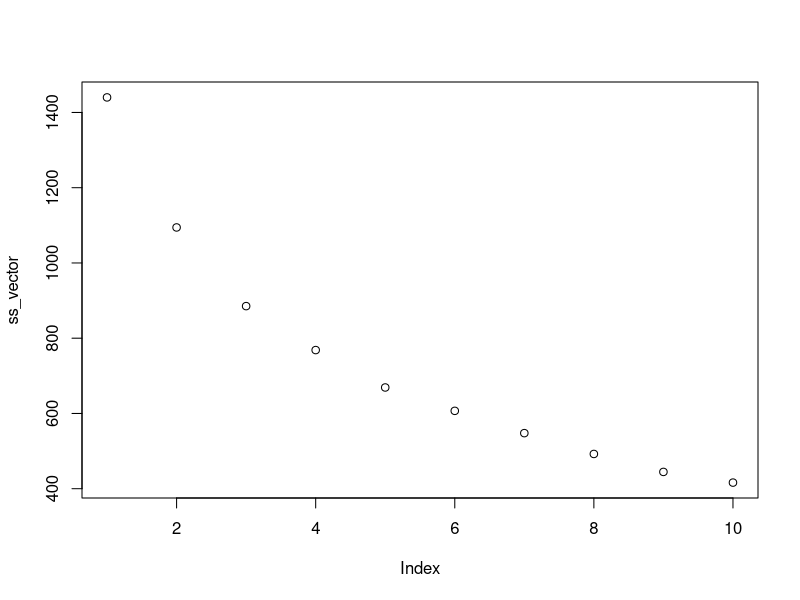
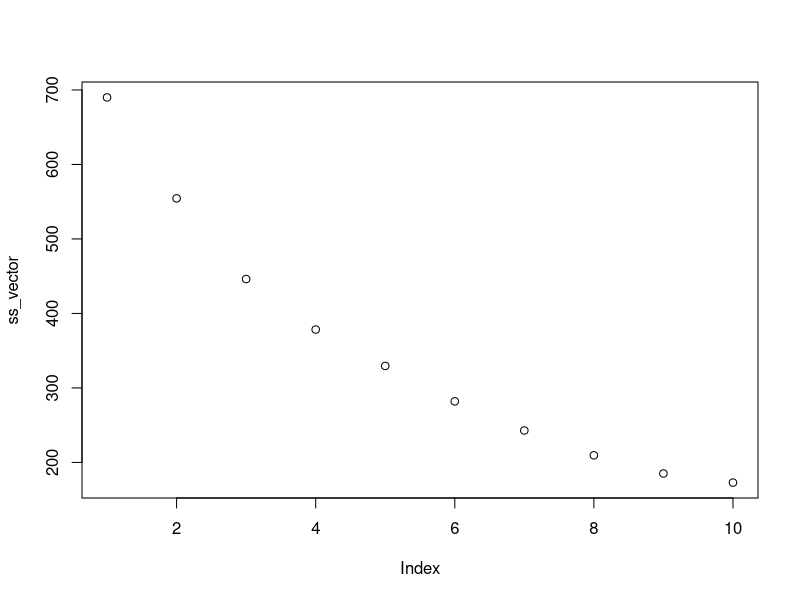
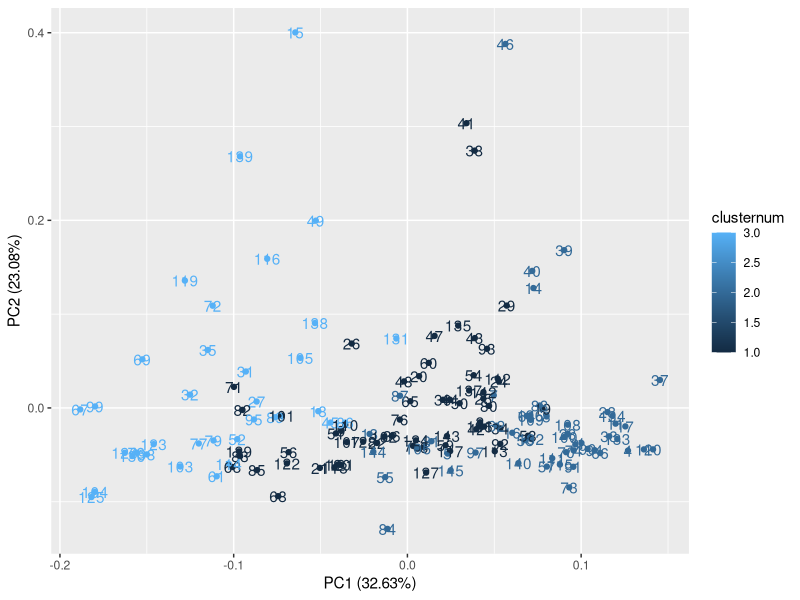
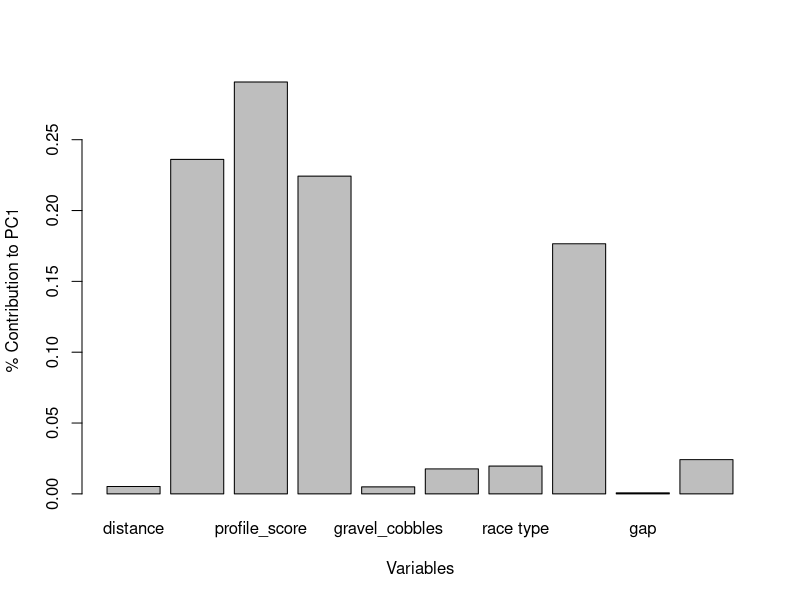
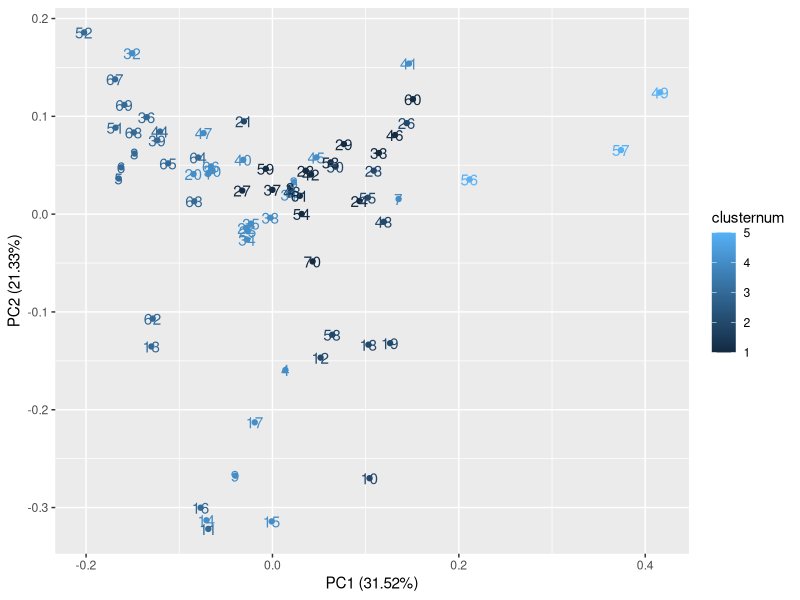
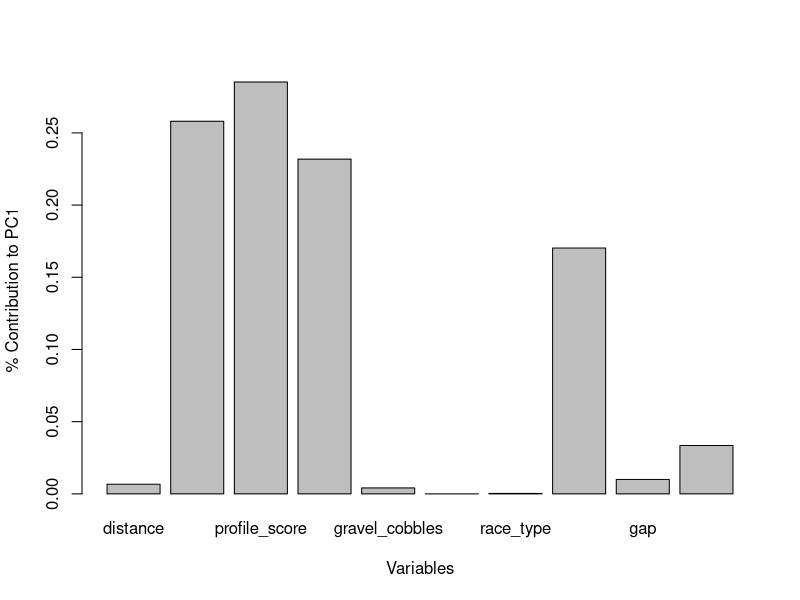
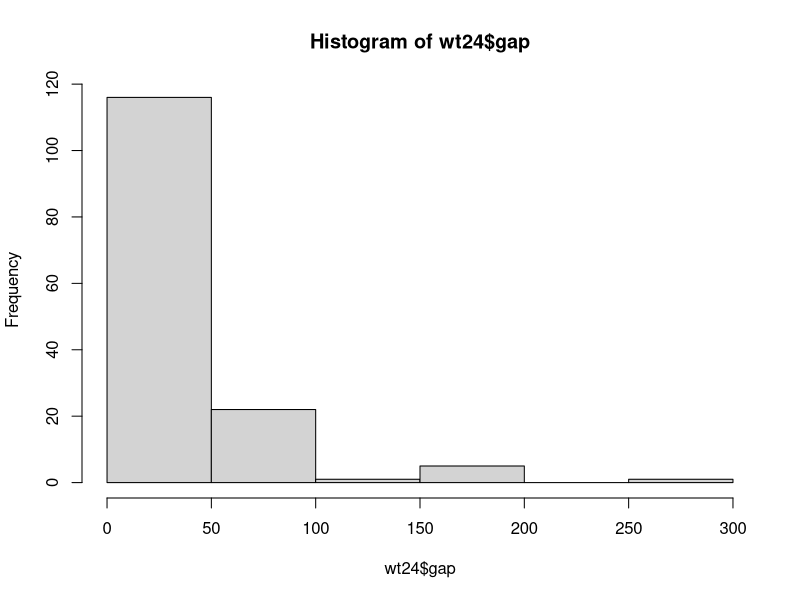
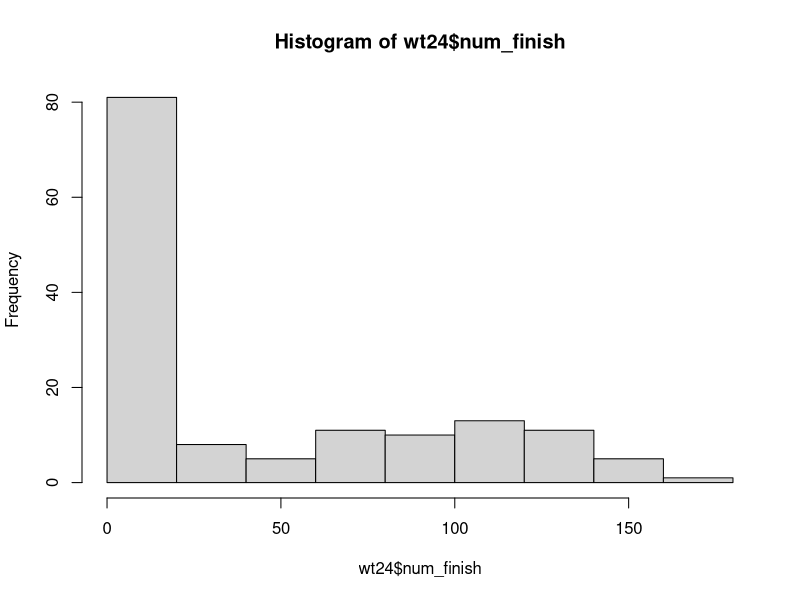

Write R code to recreate these figures, in order.
library(readr)
library(ggplot2)
library(ggfortify)
library(dplyr)

wt24<-read_csv("racedata_wt24.csv")
wwt24<-read_csv("wwt24.csv")
scaled_wt24<-as.data.frame(scale(wt24))
scaled_wwt24<-as.data.frame(scale(wwt24))

cluster_ssplot <- function(data){
  ss_vector <- numeric(10)
  for(i in 1:10){
    output <- kmeans(data, centers = i, nstart=20)
    ss_vector[i] <- output$tot.withinss
  }
  plot(ss_vector)
}

cluster_ssplot(scaled_wt24)
cluster_ssplot(scaled_wwt24)

wt_3clusters<-kmeans(wt24,centers=3,nstart=20)
wt24_withclusters<-wt24 %>% 
  mutate(clusternum=wt_3clusters$cluster)

wwt_5clusters<-kmeans(wwt24,centers=5,nstart=20)
wwt24_withclusters<-wwt24 %>%
  mutate(clusternum=wwt_5clusters$cluster)


wt24_pca<-prcomp(scaled_wt24)
wt_pca_plot<-autoplot(wt24_pca,data=wt24_withclusters,colour='clusternum',label=TRUE)
wt_pca_plot

wt24_loadings<-wt24_pca$rotation
wt24_contribution<-wt24_loadings[,1]^2/sum(wt24_loadings[,1]^2)
barplot(wt24_contribution, names.arg = colnames(scaled_wt24), 
        xlab = "Variables", ylab = "% Contribution to PC1")

wwt24_pca<-prcomp(scaled_wwt24)
wwt_pca_plot<-autoplot(wwt24_pca,data=wwt24_withclusters,colour='clusternum',label=TRUE)
wwt_pca_plot

wwt24_loadings<-wwt24_pca$rotation
wwt24_contribution<-wwt24_loadings[,1]^2/sum(wwt24_loadings[,1]^2)
barplot(wwt24_contribution, names.arg = colnames(scaled_wwt24), 
        xlab = "Variables", ylab = "% Contribution to PC1")

hist(wt24$gap)
hist(wt24$num_finish)
hist(wt24$distance_solo)
hist(wt24$distance)
hist(wt24$vertical)
hist(wt24$profile_score)
hist(wt24$profile_score_last25k)

hist(wwt24$gap)
hist(wwt24$num_finish)
hist(wwt24$distance_solo)
hist(wwt24$distance)
hist(wwt24$vertical)
hist(wwt24$profile_score)
hist(wwt24$profile_score_last25k)

#next steps: 
#tuning - research how to do tree tuning best
#look for trends in outliers and try fitting forests on datasets w/o outliers/extreme values
#try other models
#apply these random forests to future stage profiles
#look for trends in outliers
